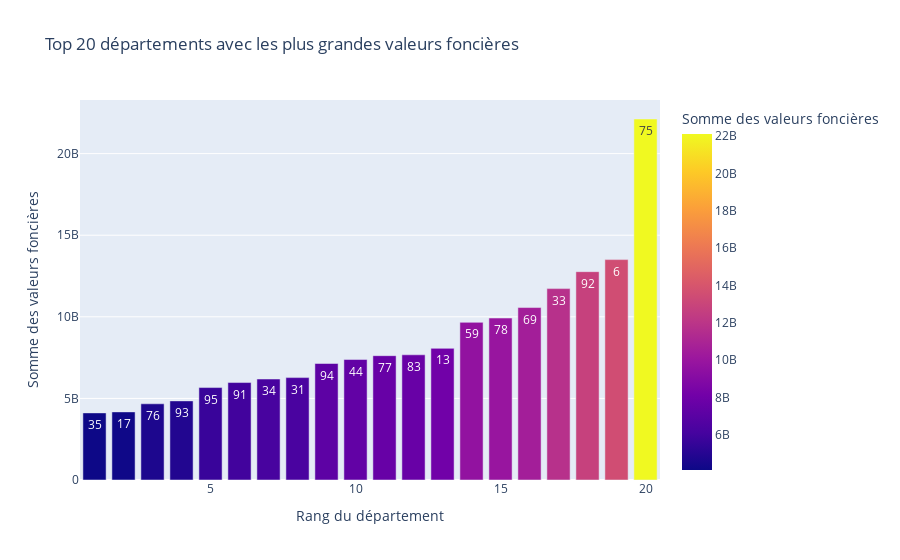

Write notebook code for a chart like this one.
### Markdown cell above
#### Valeur foncière en fonction du département sur l'année 2022

### Code cell
grouped_df = df_2022.groupby('code_departement')['valeur_fonciere'].sum().reset_index()
top20_df = grouped_df.sort_values('valeur_fonciere', ascending=False).head(20)
top20_df = top20_df.sort_values('valeur_fonciere', ascending=True)
top20_df['x_axis_order'] = range(1, len(top20_df) + 1)
fig = px.bar(top20_df, x='x_axis_order', y='valeur_fonciere', 
             color='valeur_fonciere', 
             labels={'valeur_fonciere':'Somme des valeurs foncières', 
                     'x_axis_order':'Rang du département'},
             hover_data=['code_departement'],
             title="Top 20 départements avec les plus grandes valeurs foncières")
fig.update_traces(text=top20_df['code_departement'], textposition='inside')
fig.show()

### Figure 1 — Plotly figure (JSON) as saved in the notebook; plotly's stock layout.template omitted (floating-point values rounded to 4 significant figures)
{"data": [{"alignmentgroup": "True", "customdata": [[35], [17], [76], [93], [95], [91], [34], [31], [94], [44], [77], [83], [13], [59], [78], [69], [33], [92], [6], [75]], "hovertemplate": "Rang du département=%{x}<br>Somme des valeurs foncières=%{marker.color}<br>code_departement=%{customdata[0]}<extra></extra>", "legendgroup": "", "marker": {"color": [4113000000.0, 4174000000.0, 4670000000.0, 4847492100, 5664000000.0, 5971000000.0, 6187000000.0, 6275000000.0, 7139000000.0, 7383000000.0, 7618000000.0, 7672000000.0, 8066000000.0, 9660000000.0, 9925000000.0, 10570000000.0, 11730000000.0, 12770000000.0, 13510000000.0, 22121472927], "coloraxis": "coloraxis", "pattern": {"shape": ""}}, "name": "", "offsetgroup": "", "orientation": "v", "showlegend": false, "text": [35, 17, 76, 93, 95, 91, 34, 31, 94, 44, 77, 83, 13, 59, 78, 69, 33, 92, 6, 75], "textposition": "inside", "type": "bar", "x": [1, 2, 3, 4, 5, 6, 7, 8, 9, 10, 11, 12, 13, 14, 15, 16, 17, 18, 19, 20], "xaxis": "x", "y": [4113000000.0, 4174000000.0, 4670000000.0, 4847492100, 5664000000.0, 5971000000.0, 6187000000.0, 6275000000.0, 7139000000.0, 7383000000.0, 7618000000.0, 7672000000.0, 8066000000.0, 9660000000.0, 9925000000.0, 10570000000.0, 11730000000.0, 12770000000.0, 13510000000.0, 22121472927], "yaxis": "y"}], "layout": {"barmode": "relative", "coloraxis": {"colorbar": {"title": {"text": "Somme des valeurs foncières"}}, "colorscale": [[0, "#0d0887"], [0.1111, "#46039f"], [0.2222, "#7201a8"], [0.3333, "#9c179e"], [0.4444, "#bd3786"], [0.5556, "#d8576b"], [0.6667, "#ed7953"], [0.7778, "#fb9f3a"], [0.8889, "#fdca26"], [1, "#f0f921"]]}, "legend": {"tracegroupgap": 0}, "title": {"text": "Top 20 départements avec les plus grandes valeurs foncières"}, "xaxis": {"anchor": "y", "domain": [0, 1], "title": {"text": "Rang du département"}}, "yaxis": {"anchor": "x", "domain": [0, 1], "title": {"text": "Somme des valeurs foncières"}}}}
